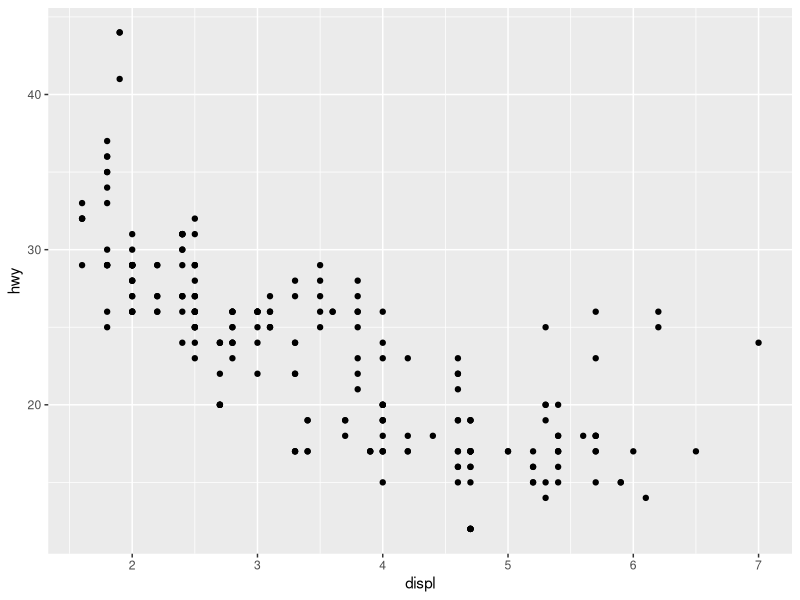
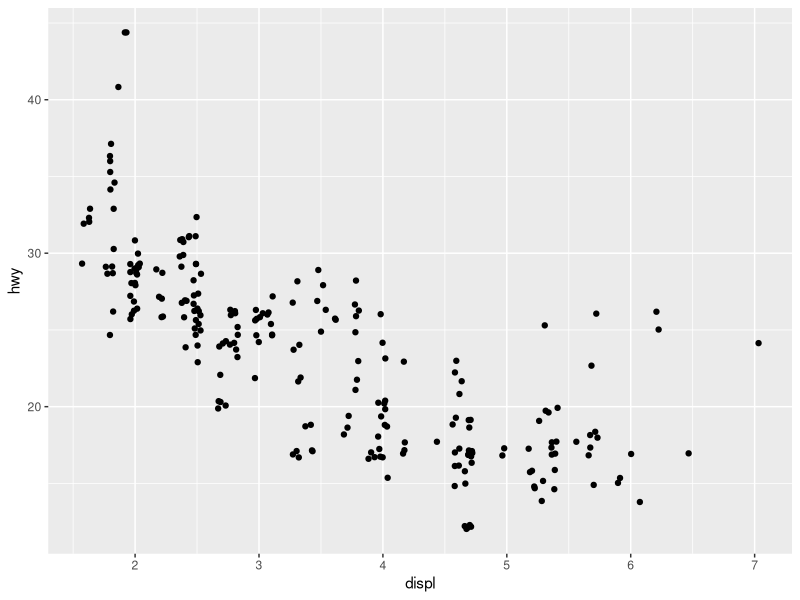
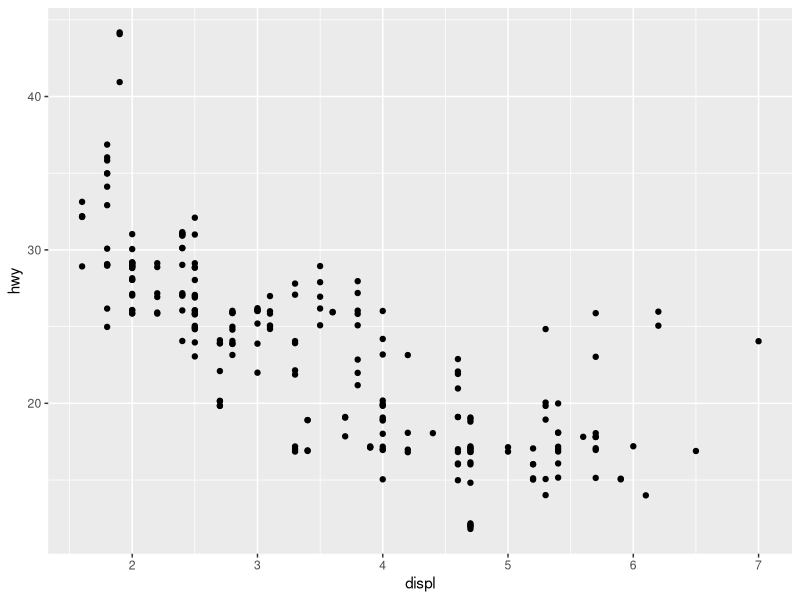
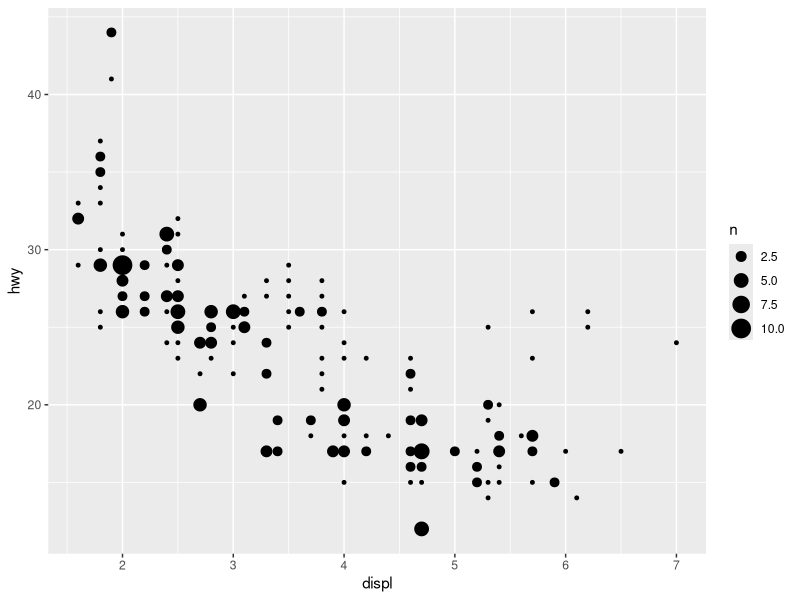
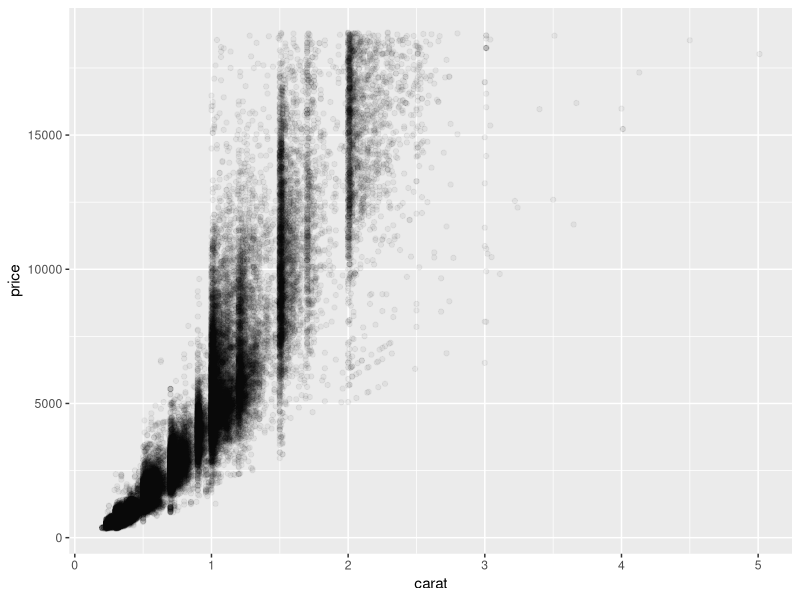
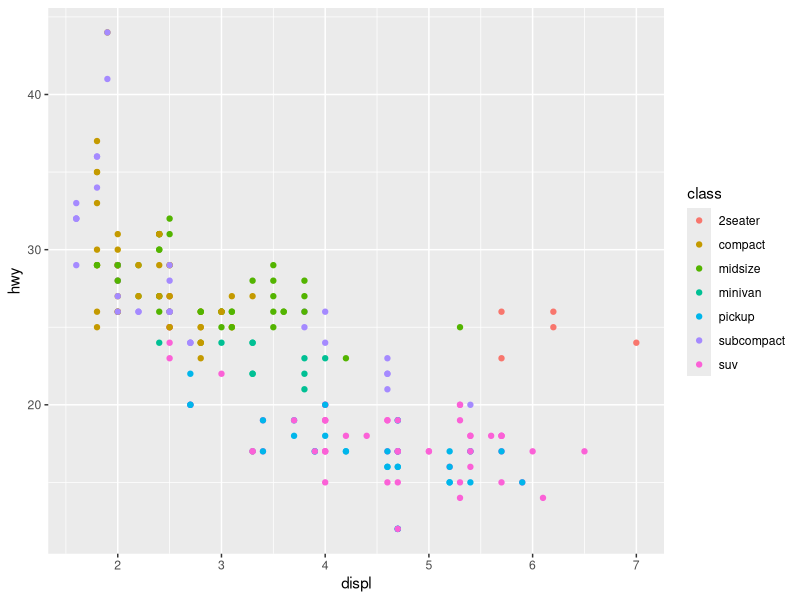
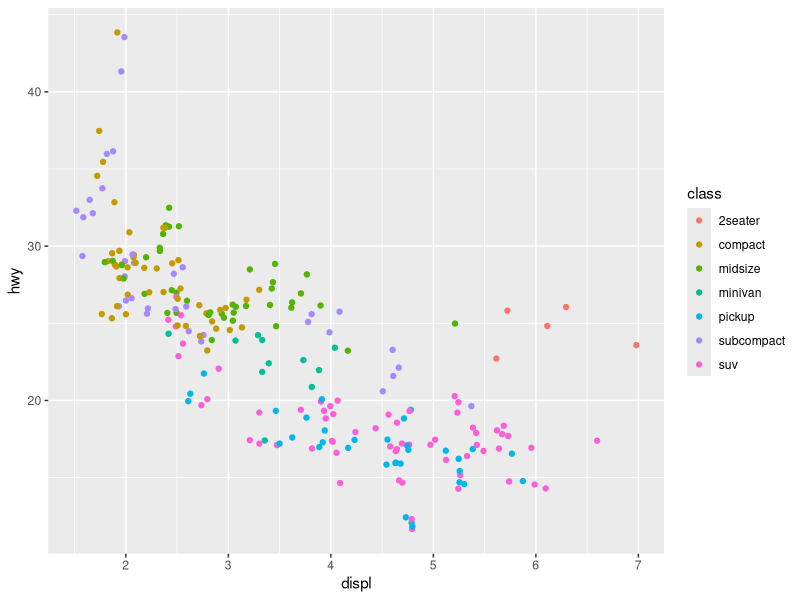
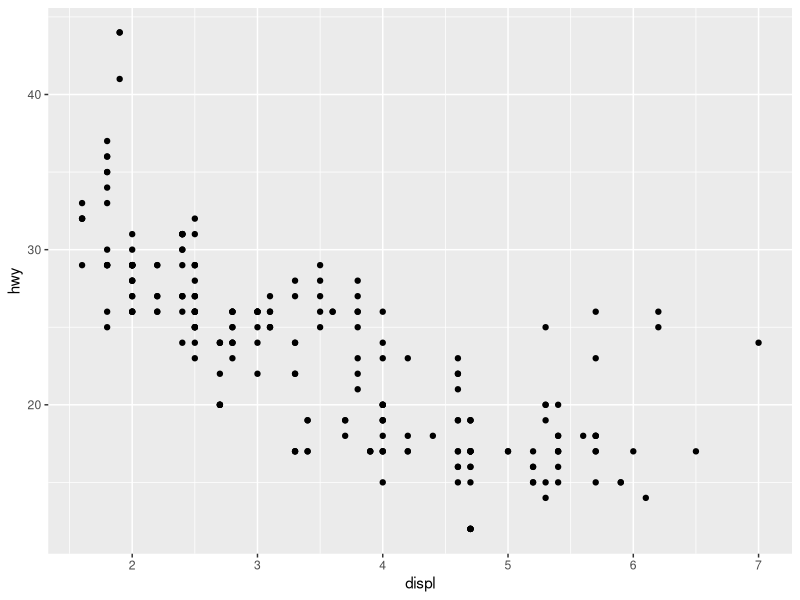

Write R code to recreate these figures, in order.
## ---- chunk 1
# knitr options
knitr::opts_chunk$set(echo = TRUE)
## ---- chunk 2
library(tidyverse)
## ---- chunk 3
## NOTE: No need to modify! Just example code
mpg %>% 
  ggplot(mapping = aes(x = displ, y = hwy)) +
  geom_point()
## ---- chunk 4
## NOTE: No need to modify! Just example code
mpg %>% 
  ggplot(mapping = aes(x = displ, y = hwy)) +
  geom_jitter()
## ---- chunk 5
## TASK: Adjust the jittering to be 0 in the horizontal direction
mpg %>% 
  ggplot(mapping = aes(x = displ, y = hwy)) +
  geom_jitter(
    width = 0,
    height = 0.2,
  )
## ---- chunk 6
## NOTE: No need to modify! Just example code
mpg %>% 
  ggplot(mapping = aes(x = displ, y = hwy)) +
  geom_count()
## ---- chunk 7
## NOTE: No need to modify! Just example code
diamonds %>% 
  ggplot(aes(x = carat, y = price)) +
  geom_point(alpha = 1/20)
## ---- chunk 8
mpg %>% 
  ggplot(aes(x = displ, y = hwy, color = class)) +
  geom_point()
## ---- chunk 9
## TASK: Color each point by vehicle `class`
mpg %>% 
  ggplot(mapping = aes(
    x = displ,
    y = hwy,
    color = class
  )) +
  geom_jitter(width = 0.1, height = 0.5)
## ---- chunk 10
## NOTE: No need to modify! Just example code
ggplot(
  data = mpg,
  mapping = aes(x = displ, y = hwy)
) +
  geom_point()
## ---- chunk 11
## NOTE: No need to modify! Just example code
ggplot(
  mpg,
  aes(x = displ, y = hwy)
) +
  geom_point()
## ---- chunk 12
## NOTE: No need to modify! Just example code
ggplot(mpg, aes(displ, hwy)) +
  geom_point()
## ---- chunk 13
## NOTE: No need to modify! Just example code
ggplot(mpg, aes(x = displ)) +
  geom_point(aes(y = hwy, color = "hwy")) +
  geom_point(aes(y = cty, color = "cty"))
## ---- chunk 14
library(ggrepel)
## TODO: Use df_annotate below to add text labels to the scatterplot
df_annotate <-
  mpg %>%
  group_by(class) %>%
  summarize(
    displ = mean(displ),
    hwy = mean(hwy)
  )

mpg %>%
  ggplot(aes(displ, hwy)) +
  geom_point(aes(color = class)) +
  geom_label_repel(
    data = df_annotate,
    aes(label = class, color = class)
  )
## ---- chunk 15
## NOTE: No need to modify! Just analyze the scatterplot
mpg %>%
  pivot_longer(names_to = "source", values_to = "mpg", c(hwy, cty)) %>%
  ggplot(aes(displ, mpg, color = source)) +
  geom_point() +
  scale_color_discrete(name = "Mileage Type") +
  labs(
    x = "Engine displacement (liters)",
    y = "Mileage (mpg)"
  )
## ---- chunk 16
economics %>%
  filter(date > lubridate::ymd("2010-01-01")) %>%
  ggplot(aes(date, pop)) +
  geom_col()
## ---- chunk 17
economics %>%
  filter(date > lubridate::ymd("2010-01-01")) %>%
  ggplot(aes(date, pop)) +
  geom_point()
## ---- chunk 18
economics %>%
  mutate(pop_delta = pop - lag(pop)) %>%
  filter(date > lubridate::ymd("2005-01-01")) %>%
  ggplot(aes(date, pop_delta)) +
  geom_col()
## ---- chunk 19
economics %>%
  mutate(pop_delta = pop - lag(pop)) %>%
  filter(date > lubridate::ymd("2005-01-01")) %>%
  ggplot(aes(date, pop_delta)) +
  geom_point()
